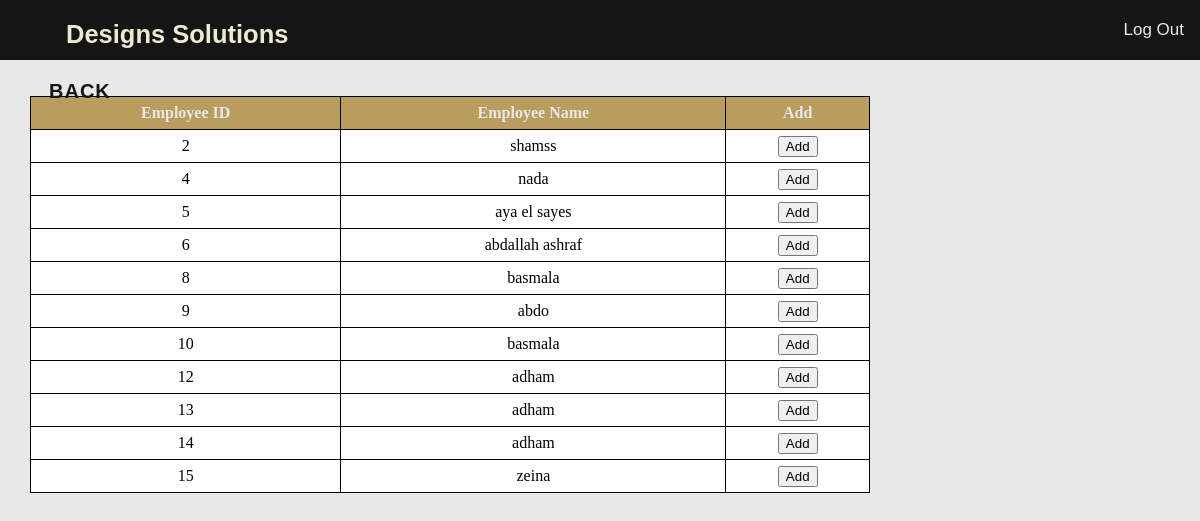
Screenshot of /public/Admin/OwnerAccess.php with the database file from the repository.
### tables this page shows
CREATE TABLE `user` (
  `ID` int(11) NOT NULL,
  `Name` varchar(100) NOT NULL,
  `Email` varchar(64) NOT NULL,
  `Password` varchar(64) NOT NULL,
  `Type` int(11) NOT NULL,
  `picture` text NOT NULL
);

### PHP/DB.php (called while the page is built, shortened)
<?php
  class DB {
      public $query;
      public function __construct($host = 'localhost', $username = 'root', $password = '', $dbname = 'ds', $charset = 'utf8') {
    		$this->connection = new mysqli($host, $username, $password, $dbname);
    		$this->connection->set_charset($charset);
    	}
      public function query()
      {
        $result=$this->connection->query($this->query);
        if (($result === TRUE) || ($result->num_rows > 0))
          {
            return $result;
          }
          else
          {
            return "Error: " . $this->query . "<br>" . $this->connection->error;
          }
      }
      public function fetchByUserType($table, $type)
      {
        $this->query="SELECT * FROM $table Where Type='".$type."'";
        $result = $this->query();
        return $result;
      }
  }
 ?>

### app/Controller/DesignerController.php (called while the page is built, shortened)
<?php
class DesignerController extends UserController
{
 public function C_GetAllUsersType($user, $type)
{
  $this->Model->connect();
  $res=$this->Model->DB->fetchByUserType($user,$type);
  return $res;
}
}
?>

### app/View/ViewDesigner.php (the view, shortened to what this page needs)
<head>
</head>
<?php
class ViewDesigner extends ViewUser
{
  public function AddOwner($res){
    $html="";
    $html.="<table>";
    $html.="<tr class='r1'>";
    $html.="  <th>Employee ID</th>";
    $html.="<th>Employee Name</th>";
    $html.="<th>Add</th>";
    $html.="</tr>";
    while($row = $res->fetch_assoc()){
      $id=$row["ID"];
      $name=$row['Name'];
      $html.="<tr>";
      $html.="<td>$id</td>";
      $html.="<td>$name</td>";
      $html.="<td><button class='add' data-pid='".$_GET['imid']."' data-eid='".$id."'>Add</button></td>";
      $html.="  </tr>";
      $html.="  <tr>";
      $html.="</tr>";
    }
    $html.="</table>";
    return $html;
  }
}
  ?>

### public/css/master.css (style rules this page uses)
* { margin:0; }

### public/css/Tables.css (style rules this page uses)
table { width: 70%; margin-top :3%; margin-left: 2.5%; }
table, th, td { border: 1px solid black; border-collapse: collapse; }
td,th { line-height: 30px; }
th { color: #E9E8E8; }
.r1 { background-color: #B89D5F; }
td { text-align: center; background-color: white; }

### rows the page displays
user: ID "2", Name "shamss"
user: ID "4", Name "nada"
user: ID "5", Name "aya el sayes"
user: ID "6", Name "abdallah ashraf"
user: ID "8", Name "basmala"
user: ID "9", Name "abdo"
user: ID "10", Name "basmala"
user: ID "12", Name "adham"
user: ID "13", Name "adham"
user: ID "14", Name "adham"
user: ID "15", Name "zeina"
